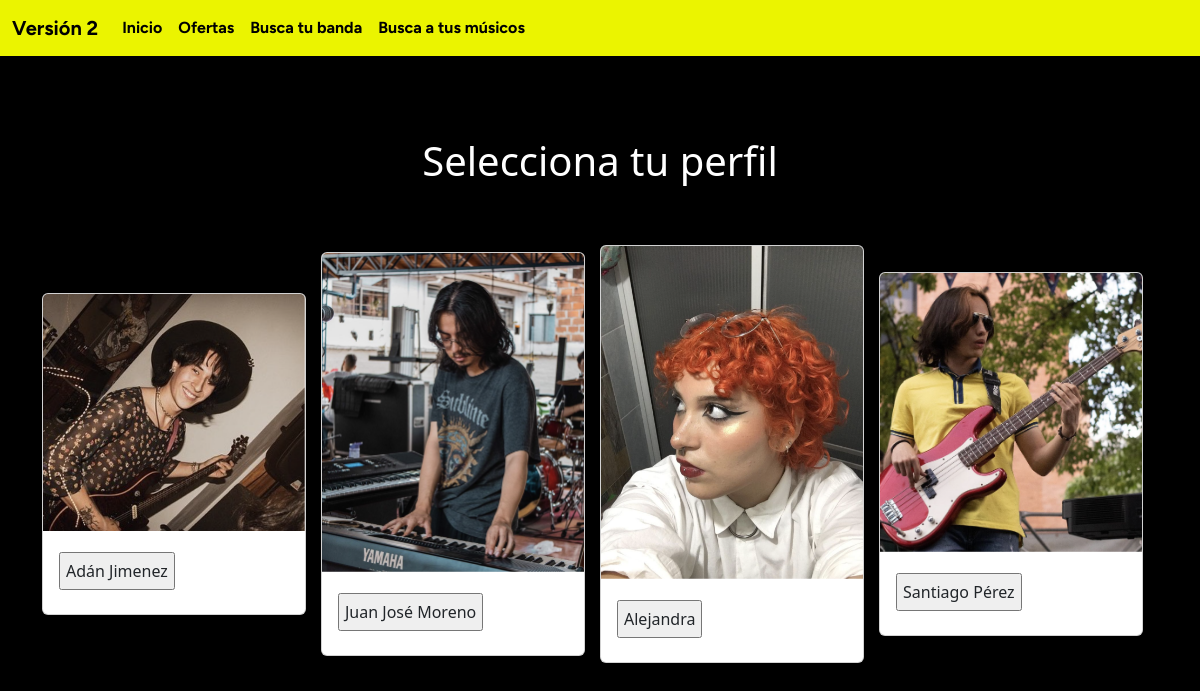
The app's page /user_page/, older data.
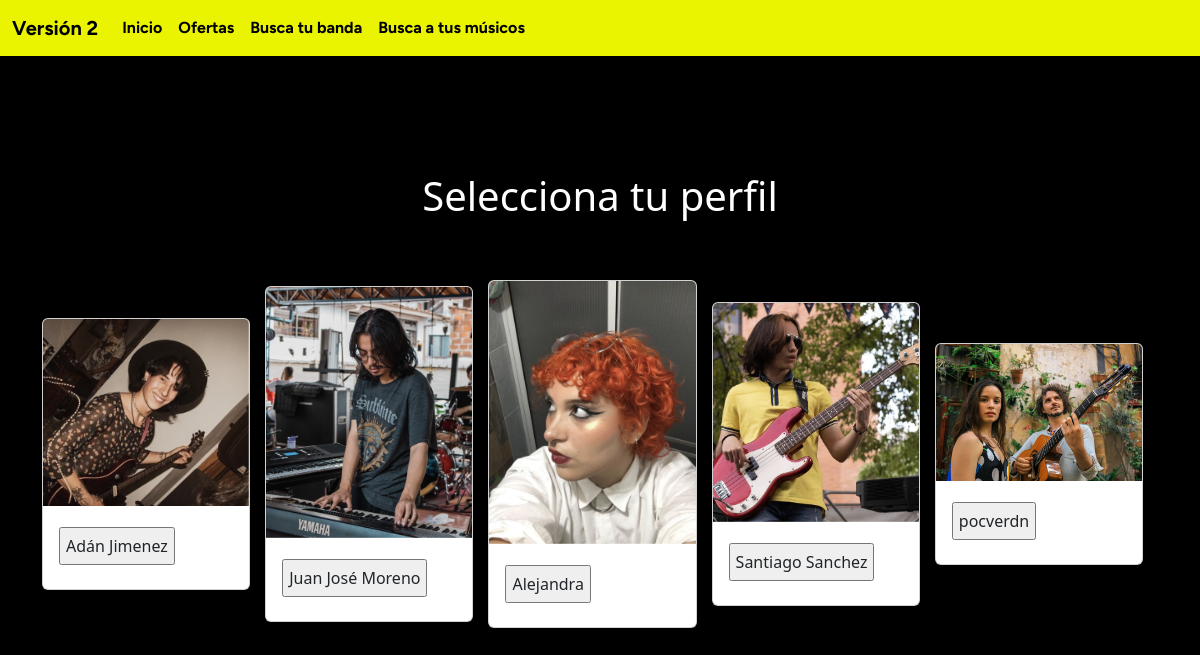
The same page, newer data.
### main/models.py (models this page shows, shortened)
class user(models.Model):
    user_name = models.CharField(max_length=100)
    name = models.CharField(max_length=100)
    surname = models.CharField(max_length=100)
    gender = models.CharField(max_length=50)
    password = models.CharField(max_length=100)
    instruments = models.CharField(max_length=200)
    genre = models.CharField(max_length=200)
    years = models.IntegerField(default=0)
    photo = models.ImageField(upload_to='photos_users/')
    description = models.TextField()
    location = models.CharField(max_length=50)
    bands = models.CharField(max_length=1000, blank=True, null=True)

### offer/views.py (the view)
# urls.py: path('user_page/', offerViews.choose_user),
def choose_user(request):
    fil = user.objects.all()
    contex = {"fil": fil}
    if request.method == 'GET':
        return render(request, "user_page.html", contex)
    else:
        global users
        users = ""
        users=request.POST
        return redirect("/offer_apply/")

### offer/templates/user_page.html (shortened to what this page needs)
{% extends 'layout/base_offer.html' %}
{% block content %}
<!DOCTYPE html>
<html lang="en">
<head>
</head>
<body>
    <h1>Selecciona tu perfil</h1>
    <div class="specifications">
        <form method="POST">
            <div class="container">
                {% for f in fil %}
                    <div class="card item" style="width: 18rem;">
                        <img class="card-img-top" src="{{ f.photo.url }}" alt="{{ f.user_name }} Photo">
                        <div class="card-body">
                            <input type="submit" class="card-title" name="name" value="{{ f.user_name }}">
                        </div>
                    </div>
                {% endfor %}
            </div>
        </form>
    </div>
</body>
</html>
{% endblock %}

### connections/templates/layout/base_offer.html (shortened to what this page needs)
<!DOCTYPE html>
<html lang="en">
<head>
    <link href="https://cdn.jsdelivr.net/npm/bootstrap@5.3.2/dist/css/bootstrap.min.css" rel="stylesheet">
</head>
<body>
    <nav class="navbar navbar-expand-lg navbar-light fixed-top" style="background-color: #EBF400;">
        <div class="container-fluid">
            <a class="navbar-brand" href="#">Versión 2</a>
            <div class="collapse navbar-collapse" id="navbarNavAltMarkup">
                <div class="navbar-nav">
                    <a class="nav-item nav-link active" href="/">Inicio</a>
                    <a class="nav-item nav-link active" href="/offer">Ofertas</a>
                    <a class="nav-item nav-link custom-black" href="/project_filter">Busca tu banda</a>
                    <a class="nav-item nav-link custom-black" href="/user_filter">Busca a tus músicos</a>
                </div>
            </div>
        </div>
    </nav>
    {% block content %}
    {% endblock %}

### connections/templates/layout/base_offer.html (style rules this page uses)
body { background-color: black; color: white; margin: 0; height: 100vh; display: flex; flex-direction: column; justify-content: center; align-items: center; }
.navbar-brand, .navbar-nav .nav-link { color: black; font-family: 'Figtree', sans-serif; font-weight: bold; }

### offer/templates/user_page.html (style rules this page uses)
body { background-color: black; color: white; margin: 0; height: 100vh; display: flex; flex-direction: column; justify-content: center; align-items: center; }
h1 { color: white; margin-bottom: 20px; }
.specifications { display: flex; flex-direction: column; align-items: center; margin-top: 20px; }
.container { display: flex; flex-direction: row; align-items: center; margin-top: 20px; justify-content: space-between; }
.item { margin-right: 15px; }
form { display: flex; flex-direction: column; }
select, input { margin-top: 5px; padding: 5px; }

Row changes from the older to the newer data that the page shows:
changed user: name "Santiago Pérez" → "Santiago Sanchez"
added user: photo (picture), name "pocverdn"
